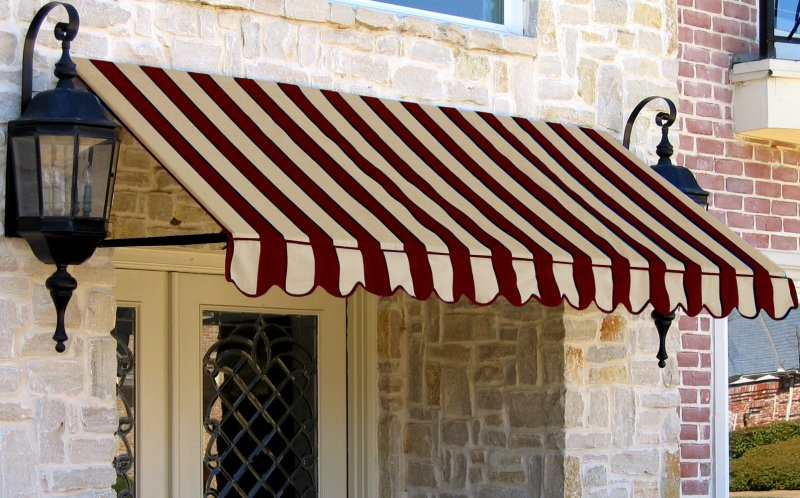
#> input picture Images/Awnings.jpg, 800 x 498 px
$ python filters.py
#> lines starting #> are read from the running program, lines starting #| are printed output that depends on the picture
#> further down, orig_img is the input picture: shape (498, 800, 3); mean B, G, R 115.4, 128.8, 147.1
import cv2
import os
import numpy as np

def uniform_blur(inp_img):
    border_img = cv2.copyMakeBorder(inp_img,1,1,1,1,borderType=cv2.BORDER_CONSTANT,value=0)
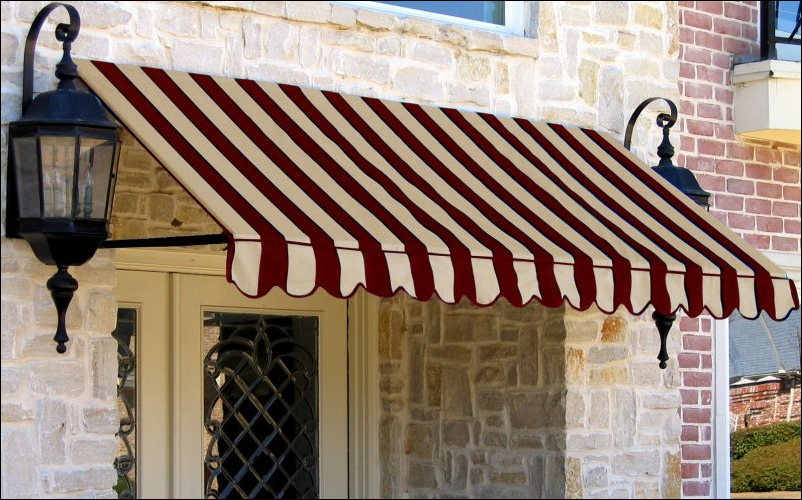
#> border_img: shape (500, 802, 3); mean B, G, R 114.6, 127.9, 146.1
    size = 4
    kernel = np.ones((size, size), np.float32) / (size**2)
    blur = cv2.filter2D(border_img,ddepth=-1,kernel=kernel)
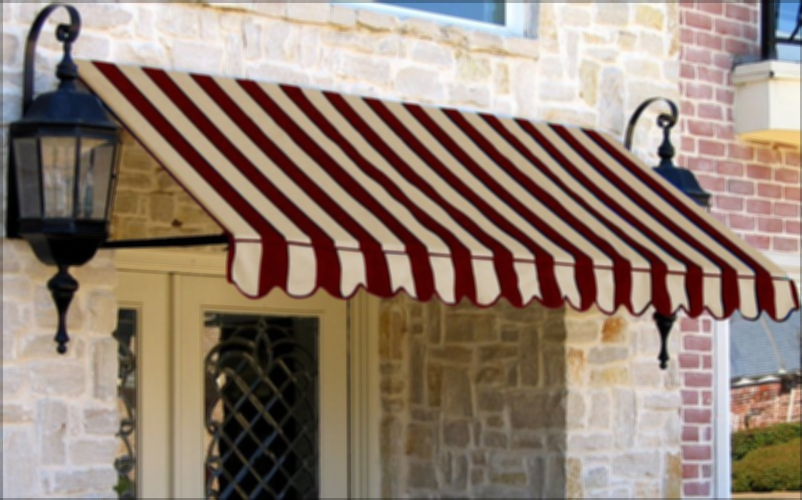
#> blur: shape (500, 802, 3); mean B, G, R 115.1, 128.4, 146.6
    return blur[1:blur.shape[0]-1,1:blur.shape[1]-1,:]
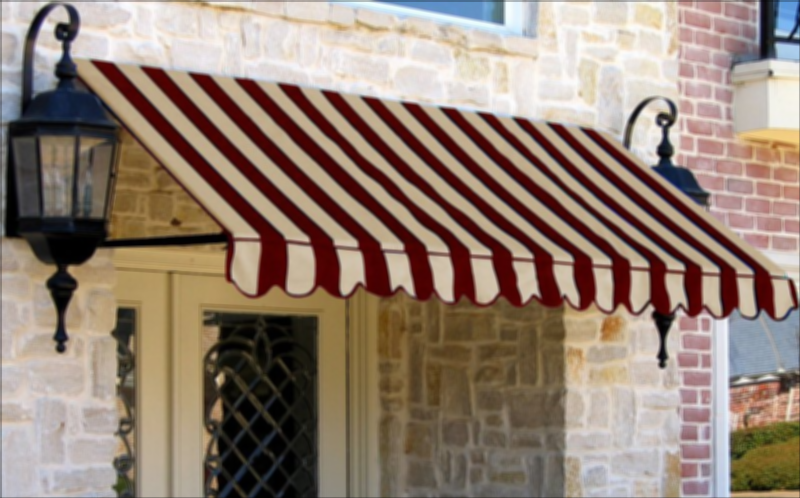
#> returned value: shape (498, 800, 3); mean of channels 0, 1, 2 115, 128.4, 146.7; drawn as B, G, R


if __name__ == '__main__':

    imName = 'Awnings.jpg'
    imPath = os.path.join('./Images', imName)
    orig_img = cv2.imread(imPath)

    uniform_blurred_img = uniform_blur(orig_img)
    cv2.namedWindow('Window 1')
    cv2.namedWindow('Window 2')
    print (orig_img.shape)
#| (498, 800, 3)
    print (uniform_blurred_img.shape)
#| (498, 800, 3)
    cv2.imshow('Window 1', orig_img)
    cv2.imshow('Window 2', uniform_blurred_img)

    cv2.waitKey(0)

$ run again, with Images/me.jpg copied over Images/Awnings.jpg
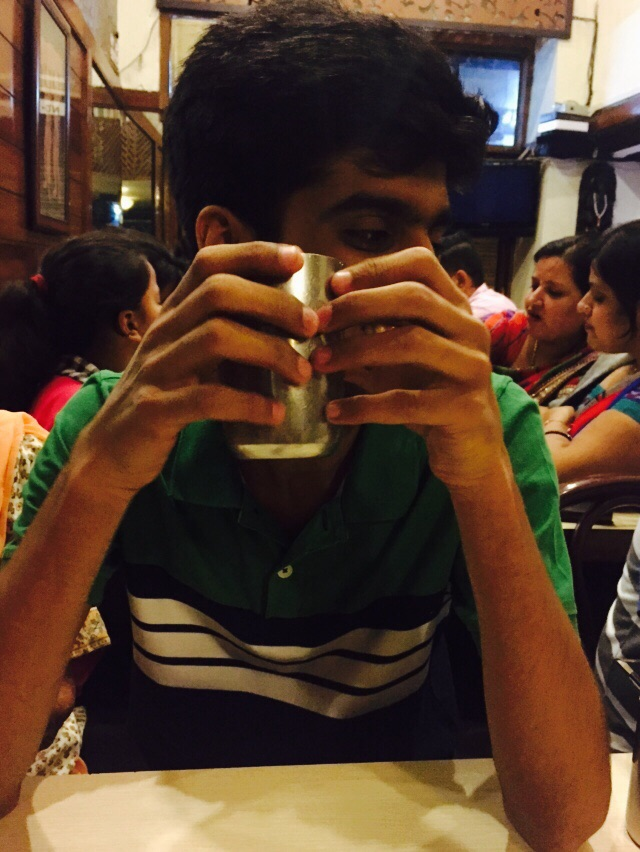
#> input picture Images/me.jpg, 640 x 852 px
#> orig_img is the input picture: shape (852, 640, 3); mean B, G, R 46.3, 63.1, 87.5
#> in uniform_blur, `border_img = cv2.copyMakeBorder(inp_img,1,1,1,1,borderType=cv2.BORDER_..`:
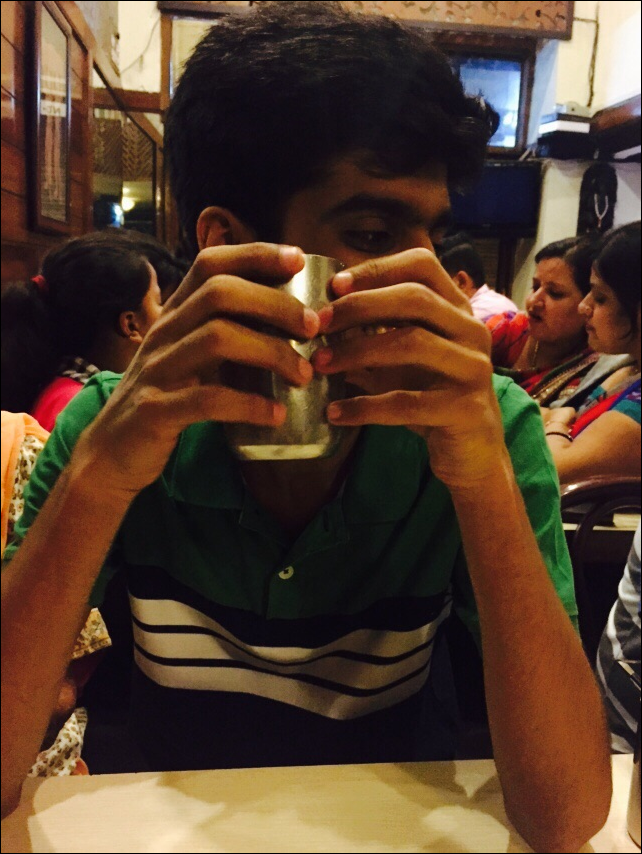
#> border_img: shape (854, 642, 3); mean B, G, R 46.1, 62.8, 87
#> in uniform_blur, `blur = cv2.filter2D(border_img,ddepth=-1,kernel=kernel)`:
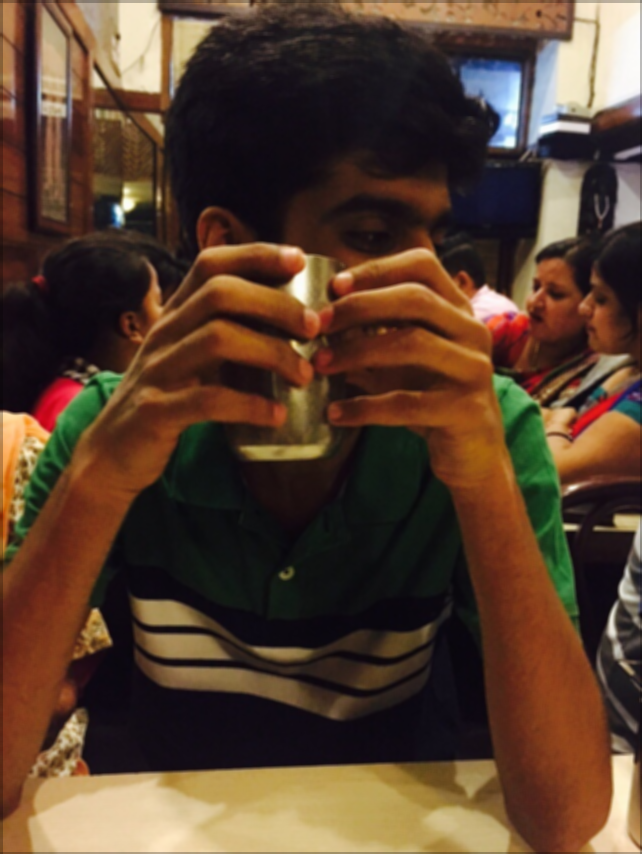
#> blur: shape (854, 642, 3); mean B, G, R 46.2, 63, 87.3
#| (852, 640, 3)
#| (852, 640, 3)

$ run again, with Images/me2.jpg copied over Images/Awnings.jpg
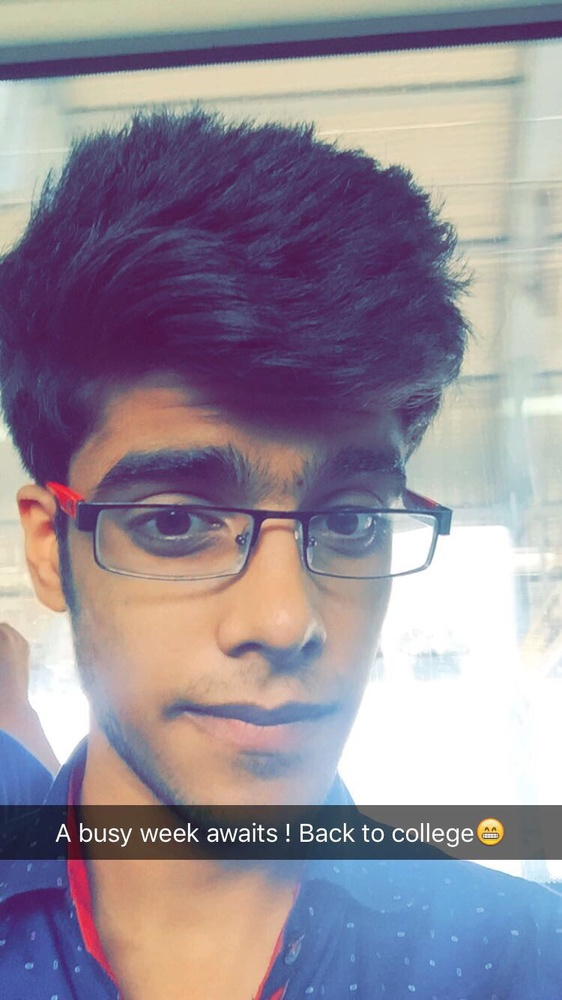
#> input picture Images/me2.jpg, 562 x 1000 px, shrunk from 750 x 1334 before the run
#> orig_img is the input picture: shape (1000, 562, 3); mean B, G, R 152.1, 140.4, 149.6
#> in uniform_blur, `border_img = cv2.copyMakeBorder(inp_img,1,1,1,1,borderType=cv2.BORDER_..`:
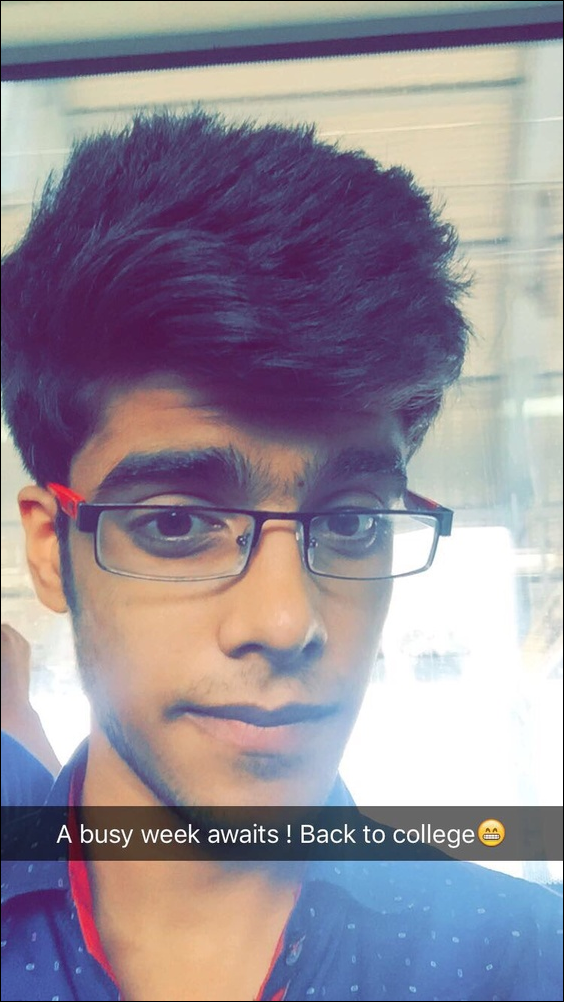
#> border_img: shape (1002, 564, 3); mean B, G, R 151.3, 139.6, 148.8
#| (1000, 562, 3)
#| (1000, 562, 3)
